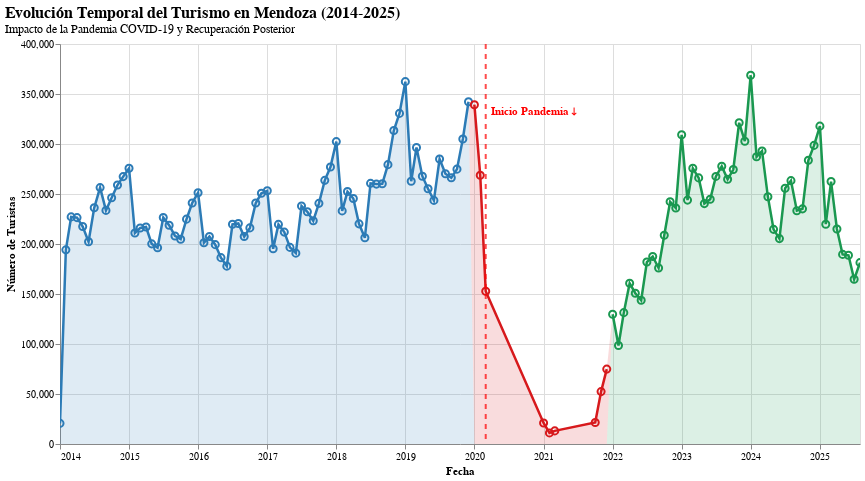
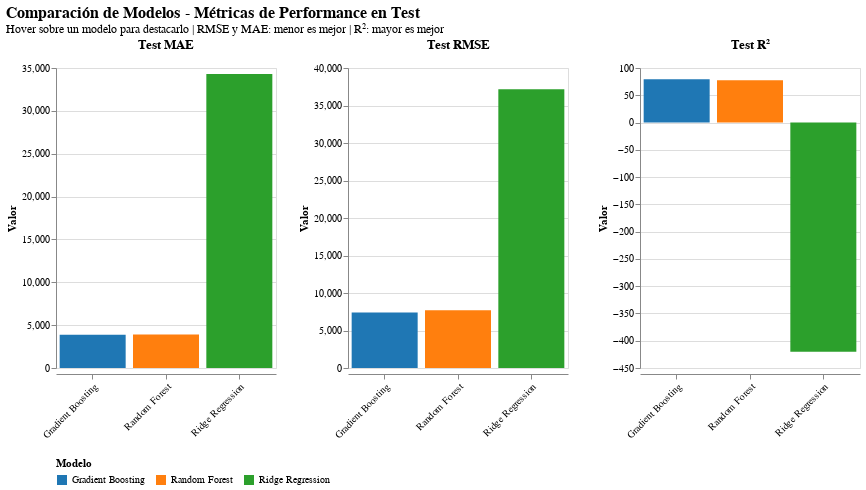
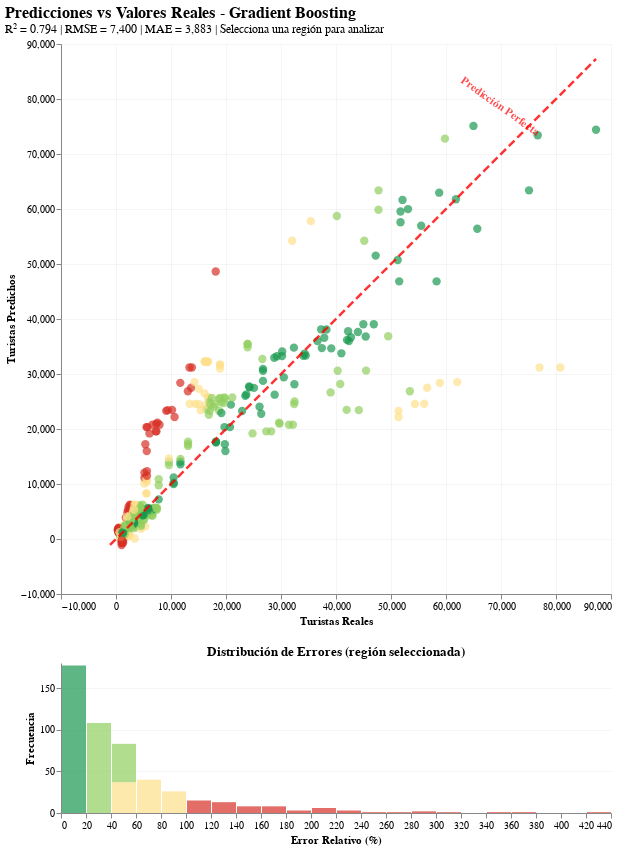

The notebook cell these images were saved under, in order:
### Code cell
# %%
"""
════════════════════════════════════════════════════════════════════════════════
PASO 7: VISUALIZACIONES INTERACTIVAS CON ALTAIR
════════════════════════════════════════════════════════════════════════════════
Objetivo: Crear visualizaciones interactivas siguiendo la gramática de gráficos
          para comunicar hallazgos clave del análisis y modelado.

Visualizaciones:
   1. Evolución temporal del turismo (impacto COVID-19)
   2. Comparación de performance de modelos
   3. Calidad de predicciones (scatter interactivo)
   
Autor: Juliccc
Fecha: 2025-11-04
"""

import altair as alt
import pandas as pd
import numpy as np

# Habilitar tema por defecto de Altair
alt.themes.enable('default')

print("\n" + "="*80)
print(" VISUALIZACIONES INTERACTIVAS CON ALTAIR")
print("="*80)

# ═══════════════════════════════════════════════════════════════════════════
# VISUALIZACIÓN 1: EVOLUCIÓN TEMPORAL
# ═══════════════════════════════════════════════════════════════════════════
print("\n" + "-"*80)
print(" VISUALIZACIÓN 1: Evolución Temporal del Turismo")
print("-"*80)

# Preparar datos temporales
if 'año' in df.columns and 'mes' in df.columns:
    df_temporal = df.groupby(['año', 'mes']).agg({
        'turistas': 'sum'
    }).reset_index()
    
    # Crear columna de fecha
    df_temporal['fecha'] = pd.to_datetime(
        df_temporal['año'].astype(str) + '-' + 
        df_temporal['mes'].astype(str).str.zfill(2) + '-01'
    )
    
    # Clasificar períodos
    df_temporal['periodo'] = df_temporal['año'].apply(
        lambda x: 'Pandemia COVID-19' if x in [2020, 2021] 
        else 'Pre-Pandemia (2014-2019)' if x < 2020 
        else 'Post-Pandemia (2022+)'
    )
    
    print(f" Datos temporales preparados: {len(df_temporal)} puntos")
    
    # Gráfico de línea principal
    line_chart = alt.Chart(df_temporal).mark_line(
        point=alt.OverlayMarkDef(filled=False, size=50),
        strokeWidth=2.5
    ).encode(
        x=alt.X('fecha:T', 
                title='Fecha',
                axis=alt.Axis(format='%Y', tickCount='year')),
        y=alt.Y('turistas:Q', 
                title='Número de Turistas',
                axis=alt.Axis(format=',d'),
                scale=alt.Scale(zero=False)),
        color=alt.Color('periodo:N',
                        title='Período',
                        scale=alt.Scale(
                            domain=['Pre-Pandemia (2014-2019)', 'Pandemia COVID-19', 'Post-Pandemia (2022+)'],
                            range=['#2c7bb6', '#d7191c', '#1a9850']
                        )),
        tooltip=[
            alt.Tooltip('fecha:T', title='Fecha', format='%B %Y'),
            alt.Tooltip('turistas:Q', title='Turistas', format=','),
            alt.Tooltip('periodo:N', title='Período')
        ]
    )
    
    # Área sombreada para contexto
    area_chart = alt.Chart(df_temporal).mark_area(
        opacity=0.15
    ).encode(
        x='fecha:T',
        y='turistas:Q',
        color=alt.Color('periodo:N', legend=None)
    )
    
    # Línea de referencia en inicio pandemia
    pandemic_start = alt.Chart(pd.DataFrame({'x': [pd.Timestamp('2020-03-01')]})).mark_rule(
        color='red',
        strokeDash=[5, 5],
        strokeWidth=2,
        opacity=0.7
    ).encode(
        x='x:T'
    )
    
    # Anotación
    annotation = alt.Chart(pd.DataFrame({
        'x': [pd.Timestamp('2020-03-01')],
        'y': [df_temporal['turistas'].max() * 0.9],
        'text': ['Inicio Pandemia ↓']
    })).mark_text(
        align='left',
        dx=5,
        fontSize=11,
        fontWeight='bold',
        color='red'
    ).encode(
        x='x:T',
        y='y:Q',
        text='text:N'
    )
    
    # Combinar capas
    chart1 = (area_chart + line_chart + pandemic_start + annotation).properties(
        width=800,
        height=400,
        title={
            "text": "Evolución Temporal del Turismo en Mendoza (2014-2025)",
            "subtitle": "Impacto de la Pandemia COVID-19 y Recuperación Posterior",
            "fontSize": 16,
            "fontWeight": "bold",
            "anchor": "start"
        }
    ).interactive()
    
    display(chart1)
    print(" Visualización 1 generada")

else:
    print(" Variables 'año' o 'mes' no disponibles - Saltando visualización temporal")

# ═══════════════════════════════════════════════════════════════════════════
# VISUALIZACIÓN 2: COMPARACIÓN DE MODELOS
# ═══════════════════════════════════════════════════════════════════════════
print("\n" + "-"*80)
print(" VISUALIZACIÓN 2: Comparación de Performance de Modelos")
print("-"*80)

# Preparar datos desde comparison_df
if 'comparison_df' in globals():
    # Filtrar modelos válidos (sin errores numéricos)
    comp_valid = comparison_df[comparison_df['Test_RMSE'] < 1e6].copy()
    
    # Preparar para Altair (formato largo)
    metrics_data = []
    for _, row in comp_valid.iterrows():
        metrics_data.extend([
            {'Modelo': row['Modelo'], 'Métrica': 'Test RMSE', 'Valor': row['Test_RMSE'], 'Tipo': 'Error (menor mejor)'},
            {'Modelo': row['Modelo'], 'Métrica': 'Test R²', 'Valor': row['Test_R²'] * 100, 'Tipo': 'Calidad (mayor mejor)'},
            {'Modelo': row['Modelo'], 'Métrica': 'Test MAE', 'Valor': row['Test_MAE'], 'Tipo': 'Error (menor mejor)'}
        ])
    
    modelos_df = pd.DataFrame(metrics_data)
    
    print(f" Datos de {len(comp_valid)} modelos preparados")
    
    # Selector interactivo
    selection = alt.selection_point(fields=['Modelo'], on='mouseover')
    
    # Gráfico base
    base = alt.Chart(modelos_df).encode(
        color=alt.condition(
            selection,
            alt.Color('Modelo:N',
                     scale=alt.Scale(scheme='category10'),
                     legend=alt.Legend(title='Modelo', orient='bottom')),
            alt.value('lightgray')
        )
    ).add_params(selection)
    
    # Barras agrupadas
    bars = base.mark_bar().encode(
        x=alt.X('Modelo:N', title=None, axis=alt.Axis(labelAngle=-45)),
        y=alt.Y('Valor:Q', title='Valor'),
        tooltip=[
            alt.Tooltip('Modelo:N', title='Modelo'),
            alt.Tooltip('Métrica:N', title='Métrica'),
            alt.Tooltip('Valor:Q', title='Valor', format='.2f')
        ]
    ).properties(
        width=220,
        height=300
    )
    
    # Facet por métrica
    chart2 = bars.facet(
        column=alt.Column('Métrica:N', 
                         title=None,
                         header=alt.Header(labelFontSize=13, labelFontWeight='bold'))
    ).properties(
        title={
            "text": "Comparación de Modelos - Métricas de Performance en Test",
            "subtitle": "Hover sobre un modelo para destacarlo | RMSE y MAE: menor es mejor | R²: mayor es mejor",
            "fontSize": 16,
            "anchor": "start"
        }
    ).resolve_scale(
        y='independent'
    )
    
    display(chart2)
    print(" Visualización 2 generada")

else:
    print(" Variable 'comparison_df' no disponible - Saltando visualización de comparación")

# ═══════════════════════════════════════════════════════════════════════════
# VISUALIZACIÓN 3: PREDICCIONES VS REALES
# ═══════════════════════════════════════════════════════════════════════════
print("\n" + "-"*80)
print(" VISUALIZACIÓN 3: Calidad de Predicciones del Modelo Final")
print("-"*80)

# Preparar datos de predicciones
if 'y_test' in globals() and 'y_test_pred_final' in globals():
    predictions_df = pd.DataFrame({
        'Real': y_test.values,
        'Predicho': y_test_pred_final,
        'Error_Absoluto': np.abs(y_test.values - y_test_pred_final),
        'Error_Relativo_Pct': np.abs((y_test.values - y_test_pred_final) / y_test.values) * 100
    })
    
    # Clasificar calidad
    predictions_df['Calidad'] = pd.cut(
        predictions_df['Error_Relativo_Pct'],
        bins=[0, 20, 50, 100, np.inf],
        labels=['Excelente (<20%)', 'Bueno (20-50%)', 'Regular (50-100%)', 'Malo (>100%)']
    )
    
    print(f" {len(predictions_df)} predicciones preparadas")
    print(f"   Distribución de calidad:")
    print(predictions_df['Calidad'].value_counts().to_string())
    
    # Brush selection
    brush = alt.selection_interval()
    
    # Scatter plot principal
    scatter = alt.Chart(predictions_df).mark_circle(
        size=70,
        opacity=0.7
    ).encode(
        x=alt.X('Real:Q', 
                title='Turistas Reales',
                scale=alt.Scale(zero=False),
                axis=alt.Axis(format=',d')),
        y=alt.Y('Predicho:Q', 
                title='Turistas Predichos',
                scale=alt.Scale(zero=False),
                axis=alt.Axis(format=',d')),
        color=alt.condition(
            brush,
            alt.Color('Calidad:N',
                     title='Calidad de Predicción',
                     scale=alt.Scale(
                         domain=['Excelente (<20%)', 'Bueno (20-50%)', 'Regular (50-100%)', 'Malo (>100%)'],
                         range=['#1a9850', '#91cf60', '#fee08b', '#d73027']
                     )),
            alt.value('lightgray')
        ),
        tooltip=[
            alt.Tooltip('Real:Q', title='Real', format=','),
            alt.Tooltip('Predicho:Q', title='Predicho', format=','),
            alt.Tooltip('Error_Absoluto:Q', title='Error Absoluto', format=','),
            alt.Tooltip('Error_Relativo_Pct:Q', title='Error Relativo (%)', format='.1f'),
            alt.Tooltip('Calidad:N', title='Calidad')
        ]
    ).properties(
        width=550,
        height=550
    ).add_params(brush)
    
    # Línea de referencia perfecta (y=x)
    min_val = min(predictions_df['Real'].min(), predictions_df['Predicho'].min())
    max_val = max(predictions_df['Real'].max(), predictions_df['Predicho'].max())
    
    line_perfect = alt.Chart(pd.DataFrame({
        'x': [min_val, max_val],
        'y': [min_val, max_val]
    })).mark_line(
        color='red',
        strokeDash=[8, 4],
        strokeWidth=2.5,
        opacity=0.8
    ).encode(
        x='x:Q',
        y='y:Q'
    )
    
    # Texto de anotación
    annotation_perfect = alt.Chart(pd.DataFrame({
        'x': [max_val * 0.8],
        'y': [max_val * 0.9],
        'text': ['Predicción Perfecta']
    })).mark_text(
        angle=35,
        fontSize=11,
        fontWeight='bold',
        color='red',
        opacity=0.7
    ).encode(
        x='x:Q',
        y='y:Q',
        text='text:N'
    )
    
    # Vista de distribución de errores (histogram)
    error_hist = alt.Chart(predictions_df).mark_bar(
        opacity=0.7
    ).encode(
        x=alt.X('Error_Relativo_Pct:Q',
               title='Error Relativo (%)',
               bin=alt.Bin(maxbins=30)),
        y=alt.Y('count()', title='Frecuencia'),
        color=alt.Color('Calidad:N', legend=None),
        tooltip=[
            alt.Tooltip('count()', title='Cantidad'),
            alt.Tooltip('Error_Relativo_Pct:Q', title='Error %', format='.1f', aggregate='mean')
        ]
    ).transform_filter(
        brush
    ).properties(
        width=550,
        height=150
    )
    
    # Estadísticas textuales
    stats_text = f"R² = {test_r2_final:.3f} | RMSE = {test_rmse_final:,.0f} | MAE = {test_mae_final:,.0f}"
    
    # Combinar todo
    chart3 = alt.vconcat(
        (scatter + line_perfect + annotation_perfect).properties(
            title={
                "text": f"Predicciones vs Valores Reales - {best_model_name}",
                "subtitle": f"{stats_text} | Selecciona una región para analizar",
                "fontSize": 16,
                "fontWeight": "bold",
                "anchor": "start"
            }
        ),
        error_hist.properties(
            title="Distribución de Errores (región seleccionada)"
        )
    ).configure_axis(
        gridOpacity=0.3
    ).configure_view(
        strokeWidth=0
    )
    
    display(chart3)
    print(" Visualización 3 generada")

else:
    print("⚠️ Variables de predicción no disponibles - Saltando visualización")

### Figure 1 — Vega-Lite specification as saved in the notebook (floating-point values rounded to 4 significant figures)
{"config": {"view": {"continuousWidth": 300, "continuousHeight": 300}}, "layer": [{"mark": {"type": "area", "opacity": 0.15}, "encoding": {"color": {"field": "periodo", "legend": null, "type": "nominal"}, "x": {"field": "fecha", "type": "temporal"}, "y": {"field": "turistas", "type": "quantitative"}}, "name": "view_10"}, {"mark": {"type": "line", "point": {"filled": false, "size": 50}, "strokeWidth": 2.5}, "encoding": {"color": {"field": "periodo", "scale": {"domain": ["Pre-Pandemia (2014-2019)", "Pandemia COVID-19", "Post-Pandemia (2022+)"], "range": ["#2c7bb6", "#d7191c", "#1a9850"]}, "title": "Período", "type": "nominal"}, "tooltip": [{"field": "fecha", "format": "%B %Y", "title": "Fecha", "type": "temporal"}, {"field": "turistas", "format": ",", "title": "Turistas", "type": "quantitative"}, {"field": "periodo", "title": "Período", "type": "nominal"}], "x": {"axis": {"format": "%Y", "tickCount": "year"}, "field": "fecha", "title": "Fecha", "type": "temporal"}, "y": {"axis": {"format": ",d"}, "field": "turistas", "scale": {"zero": false}, "title": "Número de Turistas", "type": "quantitative"}}}, {"data": {"name": "data-51aaed384e071996a3bf1ec9fa30fab7"}, "mark": {"type": "rule", "color": "red", "opacity": 0.7, "strokeDash": [5, 5], "strokeWidth": 2}, "encoding": {"x": {"field": "x", "type": "temporal"}}}, {"data": {"name": "data-8384a36e3476e4a4365063a1add3910a"}, "mark": {"type": "text", "align": "left", "color": "red", "dx": 5, "fontSize": 11, "fontWeight": "bold"}, "encoding": {"text": {"field": "text", "type": "nominal"}, "x": {"field": "x", "type": "temporal"}, "y": {"field": "y", "type": "quantitative"}}}], "data": {"name": "data-13c52bfb0bd1f68a1ecc6a4e3c0fd28a"}, "height": 400, "params": [{"name": "param_10", "select": {"type": "interval", "encodings": ["x", "y"]}, "bind": "scales", "views": ["view_10"]}], "title": {"text": "Evolución Temporal del Turismo en Mendoza (2014-2025)", "subtitle": "Impacto de la Pandemia COVID-19 y Recuperación Posterior", "fontSize": 16, "fontWeight": "bold", "anchor": "start"}, "width": 800, "$schema": "https://vega.github.io/schema/vega-lite/v5.20.1.json", "datasets": {"data-13c52bfb0bd1f68a1ecc6a4e3c0fd28a": [{"año": 2014, "mes": 1, "turistas": 20650, "fecha": "2014-01-01T00:00:00", "periodo": "Pre-Pandemia (2014-2019)"}, {"año": 2014, "mes": 2, "turistas": 194146, "fecha": "2014-02-01T00:00:00", "periodo": "Pre-Pandemia (2014-2019)"}, {"año": 2014, "mes": 3, "turistas": 227098, "fecha": "2014-03-01T00:00:00", "periodo": "Pre-Pandemia (2014-2019)"}, {"año": 2014, "mes": 4, "turistas": 226399, "fecha": "2014-04-01T00:00:00", "periodo": "Pre-Pandemia (2014-2019)"}, {"año": 2014, "mes": 5, "turistas": 217520, "fecha": "2014-05-01T00:00:00", "periodo": "Pre-Pandemia (2014-2019)"}, {"año": 2014, "mes": 6, "turistas": 202270, "fecha": "2014-06-01T00:00:00", "periodo": "Pre-Pandemia (2014-2019)"}, {"año": 2014, "mes": 7, "turistas": 236192, "fecha": "2014-07-01T00:00:00", "periodo": "Pre-Pandemia (2014-2019)"}, {"año": 2014, "mes": 8, "turistas": 256395, "fecha": "2014-08-01T00:00:00", "periodo": "Pre-Pandemia (2014-2019)"}, {"año": 2014, "mes": 9, "turistas": 233593, "fecha": "2014-09-01T00:00:00", "periodo": "Pre-Pandemia (2014-2019)"}, {"año": 2014, "mes": 10, "turistas": 246172, "fecha": "2014-10-01T00:00:00", "periodo": "Pre-Pandemia (2014-2019)"}, {"año": 2014, "mes": 11, "turistas": 258956, "fecha": "2014-11-01T00:00:00", "periodo": "Pre-Pandemia (2014-2019)"}, {"año": 2014, "mes": 12, "turistas": 267383, "fecha": "2014-12-01T00:00:00", "periodo": "Pre-Pandemia (2014-2019)"}, {"año": 2015, "mes": 1, "turistas": 275784, "fecha": "2015-01-01T00:00:00", "periodo": "Pre-Pandemia (2014-2019)"}, {"año": 2015, "mes": 2, "turistas": 211043, "fecha": "2015-02-01T00:00:00", "periodo": "Pre-Pandemia (2014-2019)"}, {"año": 2015, "mes": 3, "turistas": 216061, "fecha": "2015-03-01T00:00:00", "periodo": "Pre-Pandemia (2014-2019)"}, {"año": 2015, "mes": 4, "turistas": 217010, "fecha": "2015-04-01T00:00:00", "periodo": "Pre-Pandemia (2014-2019)"}, {"año": 2015, "mes": 5, "turistas": 200143, "fecha": "2015-05-01T00:00:00", "periodo": "Pre-Pandemia (2014-2019)"}, {"año": 2015, "mes": 6, "turistas": 196324, "fecha": "2015-06-01T00:00:00", "periodo": "Pre-Pandemia (2014-2019)"}, {"año": 2015, "mes": 7, "turistas": 226444, "fecha": "2015-07-01T00:00:00", "periodo": "Pre-Pandemia (2014-2019)"}, {"año": 2015, "mes": 8, "turistas": 218792, "fecha": "2015-08-01T00:00:00", "periodo": "Pre-Pandemia (2014-2019)"}, {"año": 2015, "mes": 9, "turistas": 208078, "fecha": "2015-09-01T00:00:00", "periodo": "Pre-Pandemia (2014-2019)"}, {"año": 2015, "mes": 10, "turistas": 204825, "fecha": "2015-10-01T00:00:00", "periodo": "Pre-Pandemia (2014-2019)"}, {"año": 2015, "mes": 11, "turistas": 224847, "fecha": "2015-11-01T00:00:00", "periodo": "Pre-Pandemia (2014-2019)"}, {"año": 2015, "mes": 12, "turistas": 241009, "fecha": "2015-12-01T00:00:00", "periodo": "Pre-Pandemia (2014-2019)"}, {"año": 2016, "mes": 1, "turistas": 251331, "fecha": "2016-01-01T00:00:00", "periodo": "Pre-Pandemia (2014-2019)"}, {"año": 2016, "mes": 2, "turistas": 201240, "fecha": "2016-02-01T00:00:00", "periodo": "Pre-Pandemia (2014-2019)"}, {"año": 2016, "mes": 3, "turistas": 207565, "fecha": "2016-03-01T00:00:00", "periodo": "Pre-Pandemia (2014-2019)"}, {"año": 2016, "mes": 4, "turistas": 199342, "fecha": "2016-04-01T00:00:00", "periodo": "Pre-Pandemia (2014-2019)"}, {"año": 2016, "mes": 5, "turistas": 186371, "fecha": "2016-05-01T00:00:00", "periodo": "Pre-Pandemia (2014-2019)"}, {"año": 2016, "mes": 6, "turistas": 177867, "fecha": "2016-06-01T00:00:00", "periodo": "Pre-Pandemia (2014-2019)"}, {"año": 2016, "mes": 7, "turistas": 219733, "fecha": "2016-07-01T00:00:00", "periodo": "Pre-Pandemia (2014-2019)"}, {"año": 2016, "mes": 8, "turistas": 220556, "fecha": "2016-08-01T00:00:00", "periodo": "Pre-Pandemia (2014-2019)"}, {"año": 2016, "mes": 9, "turistas": 207463, "fecha": "2016-09-01T00:00:00", "periodo": "Pre-Pandemia (2014-2019)"}, {"año": 2016, "mes": 10, "turistas": 216120, "fecha": "2016-10-01T00:00:00", "periodo": "Pre-Pandemia (2014-2019)"}, {"año": 2016, "mes": 11, "turistas": 240987, "fecha": "2016-11-01T00:00:00", "periodo": "Pre-Pandemia (2014-2019)"}, {"año": 2016, "mes": 12, "turistas": 250751, "fecha": "2016-12-01T00:00:00", "periodo": "Pre-Pandemia (2014-2019)"}, {"año": 2017, "mes": 1, "turistas": 253271, "fecha": "2017-01-01T00:00:00", "periodo": "Pre-Pandemia (2014-2019)"}, {"año": 2017, "mes": 2, "turistas": 195248, "fecha": "2017-02-01T00:00:00", "periodo": "Pre-Pandemia (2014-2019)"}, {"año": 2017, "mes": 3, "turistas": 219602, "fecha": "2017-03-01T00:00:00", "periodo": "Pre-Pandemia (2014-2019)"}, {"año": 2017, "mes": 4, "turistas": 211890, "fecha": "2017-04-01T00:00:00", "periodo": "Pre-Pandemia (2014-2019)"}, {"año": 2017, "mes": 5, "turistas": 196612, "fecha": "2017-05-01T00:00:00", "periodo": "Pre-Pandemia (2014-2019)"}, {"año": 2017, "mes": 6, "turistas": 190849, "fecha": "2017-06-01T00:00:00", "periodo": "Pre-Pandemia (2014-2019)"}, {"año": 2017, "mes": 7, "turistas": 238010, "fecha": "2017-07-01T00:00:00", "periodo": "Pre-Pandemia (2014-2019)"}, {"año": 2017, "mes": 8, "turistas": 232206, "fecha": "2017-08-01T00:00:00", "periodo": "Pre-Pandemia (2014-2019)"}, {"año": 2017, "mes": 9, "turistas": 223211, "fecha": "2017-09-01T00:00:00", "periodo": "Pre-Pandemia (2014-2019)"}, {"año": 2017, "mes": 10, "turistas": 240631, "fecha": "2017-10-01T00:00:00", "periodo": "Pre-Pandemia (2014-2019)"}, {"año": 2017, "mes": 11, "turistas": 263660, "fecha": "2017-11-01T00:00:00", "periodo": "Pre-Pandemia (2014-2019)"}, {"año": 2017, "mes": 12, "turistas": 276932, "fecha": "2017-12-01T00:00:00", "periodo": "Pre-Pandemia (2014-2019)"}, {"año": 2018, "mes": 1, "turistas": 302392, "fecha": "2018-01-01T00:00:00", "periodo": "Pre-Pandemia (2014-2019)"}, {"año": 2018, "mes": 2, "turistas": 233101, "fecha": "2018-02-01T00:00:00", "periodo": "Pre-Pandemia (2014-2019)"}, {"año": 2018, "mes": 3, "turistas": 252422, "fecha": "2018-03-01T00:00:00", "periodo": "Pre-Pandemia (2014-2019)"}, {"año": 2018, "mes": 4, "turistas": 245431, "fecha": "2018-04-01T00:00:00", "periodo": "Pre-Pandemia (2014-2019)"}, {"año": 2018, "mes": 5, "turistas": 220146, "fecha": "2018-05-01T00:00:00", "periodo": "Pre-Pandemia (2014-2019)"}, {"año": 2018, "mes": 6, "turistas": 206213, "fecha": "2018-06-01T00:00:00", "periodo": "Pre-Pandemia (2014-2019)"}, {"año": 2018, "mes": 7, "turistas": 260666, "fecha": "2018-07-01T00:00:00", "periodo": "Pre-Pandemia (2014-2019)"}, {"año": 2018, "mes": 8, "turistas": 259906, "fecha": "2018-08-01T00:00:00", "periodo": "Pre-Pandemia (2014-2019)"}, {"año": 2018, "mes": 9, "turistas": 260208, "fecha": "2018-09-01T00:00:00", "periodo": "Pre-Pandemia (2014-2019)"}, {"año": 2018, "mes": 10, "turistas": 279371, "fecha": "2018-10-01T00:00:00", "periodo": "Pre-Pandemia (2014-2019)"}, {"año": 2018, "mes": 11, "turistas": 313428, "fecha": "2018-11-01T00:00:00", "periodo": "Pre-Pandemia (2014-2019)"}, {"año": 2018, "mes": 12, "turistas": 330623, "fecha": "2018-12-01T00:00:00", "periodo": "Pre-Pandemia (2014-2019)"}, {"año": 2019, "mes": 1, "turistas": 362345, "fecha": "2019-01-01T00:00:00", "periodo": "Pre-Pandemia (2014-2019)"}, {"año": 2019, "mes": 2, "turistas": 262751, "fecha": "2019-02-01T00:00:00", "periodo": "Pre-Pandemia (2014-2019)"}, {"año": 2019, "mes": 3, "turistas": 296474, "fecha": "2019-03-01T00:00:00", "periodo": "Pre-Pandemia (2014-2019)"}, {"año": 2019, "mes": 4, "turistas": 267803, "fecha": "2019-04-01T00:00:00", "periodo": "Pre-Pandemia (2014-2019)"}, {"año": 2019, "mes": 5, "turistas": 255282, "fecha": "2019-05-01T00:00:00", "periodo": "Pre-Pandemia (2014-2019)"}, {"año": 2019, "mes": 6, "turistas": 243618, "fecha": "2019-06-01T00:00:00", "periodo": "Pre-Pandemia (2014-2019)"}, {"año": 2019, "mes": 7, "turistas": 285009, "fecha": "2019-07-01T00:00:00", "periodo": "Pre-Pandemia (2014-2019)"}, {"año": 2019, "mes": 8, "turistas": 270213, "fecha": "2019-08-01T00:00:00", "periodo": "Pre-Pandemia (2014-2019)"}, {"año": 2019, "mes": 9, "turistas": 266172, "fecha": "2019-09-01T00:00:00", "periodo": "Pre-Pandemia (2014-2019)"}, {"año": 2019, "mes": 10, "turistas": 274870, "fecha": "2019-10-01T00:00:00", "periodo": "Pre-Pandemia (2014-2019)"}, {"año": 2019, "mes": 11, "turistas": 304962, "fecha": "2019-11-01T00:00:00", "periodo": "Pre-Pandemia (2014-2019)"}, {"año": 2019, "mes": 12, "turistas": 342294, "fecha": "2019-12-01T00:00:00", "periodo": "Pre-Pandemia (2014-2019)"}, {"año": 2020, "mes": 1, "turistas": 339331, "fecha": "2020-01-01T00:00:00", "periodo": "Pandemia COVID-19"}, {"año": 2020, "mes": 2, "turistas": 268809, "fecha": "2020-02-01T00:00:00", "periodo": "Pandemia COVID-19"}, {"año": 2020, "mes": 3, "turistas": 152780, "fecha": "2020-03-01T00:00:00", "periodo": "Pandemia COVID-19"}, {"año": 2021, "mes": 1, "turistas": 21067, "fecha": "2021-01-01T00:00:00", "periodo": "Pandemia COVID-19"}, {"año": 2021, "mes": 2, "turistas": 11087, "fecha": "2021-02-01T00:00:00", "periodo": "Pandemia COVID-19"}, {"año": 2021, "mes": 3, "turistas": 13123, "fecha": "2021-03-01T00:00:00", "periodo": "Pandemia COVID-19"}, {"año": 2021, "mes": 10, "turistas": 21445, "fecha": "2021-10-01T00:00:00", "periodo": "Pandemia COVID-19"}, {"año": 2021, "mes": 11, "turistas": 52380, "fecha": "2021-11-01T00:00:00", "periodo": "Pandemia COVID-19"}, {"año": 2021, "mes": 12, "turistas": 74881, "fecha": "2021-12-01T00:00:00", "periodo": "Pandemia COVID-19"}, {"año": 2022, "mes": 1, "turistas": 129770, "fecha": "2022-01-01T00:00:00", "periodo": "Post-Pandemia (2022+)"}, {"año": 2022, "mes": 2, "turistas": 98526, "fecha": "2022-02-01T00:00:00", "periodo": "Post-Pandemia (2022+)"}, {"año": 2022, "mes": 3, "turistas": 131367, "fecha": "2022-03-01T00:00:00", "periodo": "Post-Pandemia (2022+)"}, {"año": 2022, "mes": 4, "turistas": 160781, "fecha": "2022-04-01T00:00:00", "periodo": "Post-Pandemia (2022+)"}, {"año": 2022, "mes": 5, "turistas": 150782, "fecha": "2022-05-01T00:00:00", "periodo": "Post-Pandemia (2022+)"}, {"año": 2022, "mes": 6, "turistas": 143803, "fecha": "2022-06-01T00:00:00", "periodo": "Post-Pandemia (2022+)"}, {"año": 2022, "mes": 7, "turistas": 181951, "fecha": "2022-07-01T00:00:00", "periodo": "Post-Pandemia (2022+)"}, {"año": 2022, "mes": 8, "turistas": 187452, "fecha": "2022-08-01T00:00:00", "periodo": "Post-Pandemia (2022+)"}, {"año": 2022, "mes": 9, "turistas": 176034, "fecha": "2022-09-01T00:00:00", "periodo": "Post-Pandemia (2022+)"}, {"año": 2022, "mes": 10, "turistas": 208741, "fecha": "2022-10-01T00:00:00", "periodo": "Post-Pandemia (2022+)"}, {"año": 2022, "mes": 11, "turistas": 242335, "fecha": "2022-11-01T00:00:00", "periodo": "Post-Pandemia (2022+)"}, {"año": 2022, "mes": 12, "turistas": 235965, "fecha": "2022-12-01T00:00:00", "periodo": "Post-Pandemia (2022+)"}, {"año": 2023, "mes": 1, "turistas": 309219, "fecha": "2023-01-01T00:00:00", "periodo": "Post-Pandemia (2022+)"}, {"año": 2023, "mes": 2, "turistas": 243903, "fecha": "2023-02-01T00:00:00", "periodo": "Post-Pandemia (2022+)"}, {"año": 2023, "mes": 3, "turistas": 275788, "fecha": "2023-03-01T00:00:00", "periodo": "Post-Pandemia (2022+)"}, {"año": 2023, "mes": 4, "turistas": 266117, "fecha": "2023-04-01T00:00:00", "periodo": "Post-Pandemia (2022+)"}, {"año": 2023, "mes": 5, "turistas": 240380, "fecha": "2023-05-01T00:00:00", "periodo": "Post-Pandemia (2022+)"}, {"año": 2023, "mes": 6, "turistas": 244728, "fecha": "2023-06-01T00:00:00", "periodo": "Post-Pandemia (2022+)"}, {"año": 2023, "mes": 7, "turistas": 267585, "fecha": "2023-07-01T00:00:00", "periodo": "Post-Pandemia (2022+)"}, {"año": 2023, "mes": 8, "turistas": 277757, "fecha": "2023-08-01T00:00:00", "periodo": "Post-Pandemia (2022+)"}, {"año": 2023, "mes": 9, "turistas": 264686, "fecha": "2023-09-01T00:00:00", "periodo": "Post-Pandemia (2022+)"}, {"año": 2023, "mes": 10, "turistas": 274493, "fecha": "2023-10-01T00:00:00", "periodo": "Post-Pandemia (2022+)"}, {"año": 2023, "mes": 11, "turistas": 321237, "fecha": "2023-11-01T00:00:00", "periodo": "Post-Pandemia (2022+)"}, {"año": 2023, "mes": 12, "turistas": 302814, "fecha": "2023-12-01T00:00:00", "periodo": "Post-Pandemia (2022+)"}, {"año": 2024, "mes": 1, "turistas": 368783, "fecha": "2024-01-01T00:00:00", "periodo": "Post-Pandemia (2022+)"}, {"año": 2024, "mes": 2, "turistas": 287246, "fecha": "2024-02-01T00:00:00", "periodo": "Post-Pandemia (2022+)"}, {"año": 2024, "mes": 3, "turistas": 293086, "fecha": "2024-03-01T00:00:00", "periodo": "Post-Pandemia (2022+)"}, {"año": 2024, "mes": 4, "turistas": 247208, "fecha": "2024-04-01T00:00:00", "periodo": "Post-Pandemia (2022+)"}, {"año": 2024, "mes": 5, "turistas": 214627, "fecha": "2024-05-01T00:00:00", "periodo": "Post-Pandemia (2022+)"}, {"año": 2024, "mes": 6, "turistas": 205385, "fecha": "2024-06-01T00:00:00", "periodo": "Post-Pandemia (2022+)"}, {"año": 2024, "mes": 7, "turistas": 255786, "fecha": "2024-07-01T00:00:00", "periodo": "Post-Pandemia (2022+)"}, {"año": 2024, "mes": 8, "turistas": 263372, "fecha": "2024-08-01T00:00:00", "periodo": "Post-Pandemia (2022+)"}, {"año": 2024, "mes": 9, "turistas": 233281, "fecha": "2024-09-01T00:00:00", "periodo": "Post-Pandemia (2022+)"}, {"año": 2024, "mes": 10, "turistas": 235147, "fecha": "2024-10-01T00:00:00", "periodo": "Post-Pandemia (2022+)"}, {"año": 2024, "mes": 11, "turistas": 283702, "fecha": "2024-11-01T00:00:00", "periodo": "Post-Pandemia (2022+)"}, {"año": 2024, "mes": 12, "turistas": 298605, "fecha": "2024-12-01T00:00:00", "periodo": "Post-Pandemia (2022+)"}, {"año": 2025, "mes": 1, "turistas": 317869, "fecha": "2025-01-01T00:00:00", "periodo": "Post-Pandemia (2022+)"}, {"año": 2025, "mes": 2, "turistas": 219782, "fecha": "2025-02-01T00:00:00", "periodo": "Post-Pandemia (2022+)"}, {"año": 2025, "mes": 3, "turistas": 262441, "fecha": "2025-03-01T00:00:00", "periodo": "Post-Pandemia (2022+)"}, {"año": 2025, "mes": 4, "turistas": 215029, "fecha": "2025-04-01T00:00:00", "periodo": "Post-Pandemia (2022+)"}, {"año": 2025, "mes": 5, "turistas": 189597, "fecha": "2025-05-01T00:00:00", "periodo": "Post-Pandemia (2022+)"}, {"año": 2025, "mes": 6, "turistas": 188732, "fecha": "2025-06-01T00:00:00", "periodo": "Post-Pandemia (2022+)"}, {"año": 2025, "mes": 7, "turistas": 164677, "fecha": "2025-07-01T00:00:00", "periodo": "Post-Pandemia (2022+)"}, {"año": 2025, "mes": 8, "turistas": 181348, "fecha": "2025-08-01T00:00:00", "periodo": "Post-Pandemia (2022+)"}], "data-51aaed384e071996a3bf1ec9fa30fab7": [{"x": "2020-03-01T00:00:00"}], "data-8384a36e3476e4a4365063a1add3910a": [{"x": "2020-03-01T00:00:00", "y": 331900.0, "text": "Inicio Pandemia ↓"}]}}

### Figure 2 — Vega-Lite specification as saved in the notebook (floating-point values rounded to 4 significant figures)
{"config": {"view": {"continuousWidth": 300, "continuousHeight": 300}}, "data": {"name": "data-da62973a79c232c6a846bd72dcc8136e"}, "facet": {"column": {"field": "Métrica", "header": {"labelFontSize": 13, "labelFontWeight": "bold"}, "title": null, "type": "nominal"}}, "spec": {"mark": {"type": "bar"}, "encoding": {"color": {"condition": {"param": "param_11", "field": "Modelo", "legend": {"orient": "bottom", "title": "Modelo"}, "scale": {"scheme": "category10"}, "type": "nominal"}, "value": "lightgray"}, "tooltip": [{"field": "Modelo", "title": "Modelo", "type": "nominal"}, {"field": "Métrica", "title": "Métrica", "type": "nominal"}, {"field": "Valor", "format": ".2f", "title": "Valor", "type": "quantitative"}], "x": {"axis": {"labelAngle": -45}, "field": "Modelo", "title": null, "type": "nominal"}, "y": {"field": "Valor", "title": "Valor", "type": "quantitative"}}, "height": 300, "name": "view_11", "width": 220}, "params": [{"name": "param_11", "select": {"type": "point", "fields": ["Modelo"], "on": "mouseover"}, "views": ["view_11"]}], "resolve": {"scale": {"y": "independent"}}, "title": {"text": "Comparación de Modelos - Métricas de Performance en Test", "subtitle": "Hover sobre un modelo para destacarlo | RMSE y MAE: menor es mejor | R²: mayor es mejor", "fontSize": 16, "anchor": "start"}, "$schema": "https://vega.github.io/schema/vega-lite/v5.20.1.json", "datasets": {"data-da62973a79c232c6a846bd72dcc8136e": [{"Modelo": "Ridge Regression", "Métrica": "Test RMSE", "Valor": 37170.0, "Tipo": "Error (menor mejor)"}, {"Modelo": "Ridge Regression", "Métrica": "Test R²", "Valor": -420.1, "Tipo": "Calidad (mayor mejor)"}, {"Modelo": "Ridge Regression", "Métrica": "Test MAE", "Valor": 34310.0, "Tipo": "Error (menor mejor)"}, {"Modelo": "Random Forest", "Métrica": "Test RMSE", "Valor": 7705.0, "Tipo": "Error (menor mejor)"}, {"Modelo": "Random Forest", "Métrica": "Test R²", "Valor": 77.65, "Tipo": "Calidad (mayor mejor)"}, {"Modelo": "Random Forest", "Métrica": "Test MAE", "Valor": 3912.0, "Tipo": "Error (menor mejor)"}, {"Modelo": "Gradient Boosting", "Métrica": "Test RMSE", "Valor": 7400.0, "Tipo": "Error (menor mejor)"}, {"Modelo": "Gradient Boosting", "Métrica": "Test R²", "Valor": 79.38, "Tipo": "Calidad (mayor mejor)"}, {"Modelo": "Gradient Boosting", "Métrica": "Test MAE", "Valor": 3883.0, "Tipo": "Error (menor mejor)"}]}}

### Figure 3 — Vega-Lite specification as saved in the notebook (floating-point values rounded to 4 significant figures; data arrays with more than 128 entries replaced by an {"elided": "..."} marker saying what was removed)
{"config": {"view": {"continuousWidth": 300, "continuousHeight": 300, "strokeWidth": 0}, "axis": {"gridOpacity": 0.3}}, "vconcat": [{"layer": [{"data": {"name": "data-79a7db14d27035c51ae418a0ce2887d4"}, "mark": {"type": "circle", "opacity": 0.7, "size": 70}, "encoding": {"color": {"condition": {"param": "param_12", "field": "Calidad", "scale": {"domain": ["Excelente (<20%)", "Bueno (20-50%)", "Regular (50-100%)", "Malo (>100%)"], "range": ["#1a9850", "#91cf60", "#fee08b", "#d73027"]}, "title": "Calidad de Predicción", "type": "nominal"}, "value": "lightgray"}, "tooltip": [{"field": "Real", "format": ",", "title": "Real", "type": "quantitative"}, {"field": "Predicho", "format": ",", "title": "Predicho", "type": "quantitative"}, {"field": "Error_Absoluto", "format": ",", "title": "Error Absoluto", "type": "quantitative"}, {"field": "Error_Relativo_Pct", "format": ".1f", "title": "Error Relativo (%)", "type": "quantitative"}, {"field": "Calidad", "title": "Calidad", "type": "nominal"}], "x": {"axis": {"format": ",d"}, "field": "Real", "scale": {"zero": false}, "title": "Turistas Reales", "type": "quantitative"}, "y": {"axis": {"format": ",d"}, "field": "Predicho", "scale": {"zero": false}, "title": "Turistas Predichos", "type": "quantitative"}}, "name": "view_12"}, {"data": {"name": "data-c59f36ac90e4ef7dcdb0e55574035a76"}, "mark": {"type": "line", "color": "red", "opacity": 0.8, "strokeDash": [8, 4], "strokeWidth": 2.5}, "encoding": {"x": {"field": "x", "type": "quantitative"}, "y": {"field": "y", "type": "quantitative"}}}, {"data": {"name": "data-2a4374eae8b575bfc71c271c18e9bd45"}, "mark": {"type": "text", "angle": 35, "color": "red", "fontSize": 11, "fontWeight": "bold", "opacity": 0.7}, "encoding": {"text": {"field": "text", "type": "nominal"}, "x": {"field": "x", "type": "quantitative"}, "y": {"field": "y", "type": "quantitative"}}}], "height": 550, "title": {"text": "Predicciones vs Valores Reales - Gradient Boosting", "subtitle": "R² = 0.794 | RMSE = 7,400 | MAE = 3,883 | Selecciona una región para analizar", "fontSize": 16, "fontWeight": "bold", "anchor": "start"}, "width": 550}, {"data": {"name": "data-79a7db14d27035c51ae418a0ce2887d4"}, "mark": {"type": "bar", "opacity": 0.7}, "encoding": {"color": {"field": "Calidad", "legend": null, "type": "nominal"}, "tooltip": [{"aggregate": "count", "title": "Cantidad", "type": "quantitative"}, {"aggregate": "mean", "field": "Error_Relativo_Pct", "format": ".1f", "title": "Error %", "type": "quantitative"}], "x": {"bin": {"maxbins": 30}, "field": "Error_Relativo_Pct", "title": "Error Relativo (%)", "type": "quantitative"}, "y": {"aggregate": "count", "title": "Frecuencia", "type": "quantitative"}}, "height": 150, "title": "Distribución de Errores (región seleccionada)", "transform": [{"filter": {"param": "param_12"}}], "width": 550}], "params": [{"name": "param_12", "select": {"type": "interval"}, "views": ["view_12"]}], "$schema": "https://vega.github.io/schema/vega-lite/v5.20.1.json", "datasets": {"data-79a7db14d27035c51ae418a0ce2887d4": {"elided": "498 records"}, "data-c59f36ac90e4ef7dcdb0e55574035a76": [{"x": -1088.0, "y": -1088.0}, {"x": 87280.0, "y": 87280.0}], "data-2a4374eae8b575bfc71c271c18e9bd45": [{"x": 69820.0, "y": 78550.0, "text": "Predicción Perfecta"}]}}
